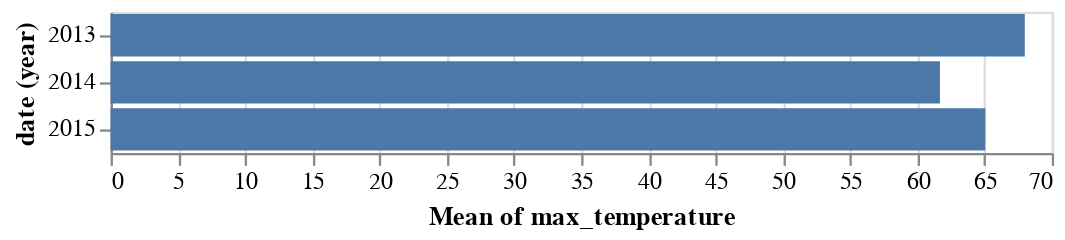

Notebook source saved alongside this figure:
### Markdown cell above
Para verlo más claro, usaremos un diagrama de barras horizontales ordenado por años:

### Code cell
alt.Chart(data).mark_bar().encode(
    x='mean(max_temperature)',
    y='year(date):O'
)

### Figure 1 — Vega-Lite specification as saved in the notebook (floating-point values rounded to 4 significant figures; data arrays with more than 128 entries replaced by an {"elided": "..."} marker saying what was removed)
{"config": {"view": {"continuousWidth": 400, "continuousHeight": 300}}, "data": {"name": "data-7fec6fe90563c58f2427fdb12bdee037"}, "mark": "bar", "encoding": {"x": {"type": "quantitative", "aggregate": "mean", "field": "max_temperature"}, "y": {"type": "ordinal", "field": "date", "timeUnit": "year"}}, "$schema": "https://vega.github.io/schema/vega-lite/v4.8.1.json", "datasets": {"data-7fec6fe90563c58f2427fdb12bdee037": {"elided": "883 records"}}}
